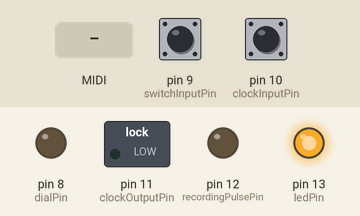
The program below on a simulated Teensy 3. Parts: switched loads named in the program (green lamp = pin HIGH), output pins drawn as LEDs (lit = HIGH). Inputs (shaded band) come from the test bench; at power-on: pin 9 (switchInputPin) HIGH, pin 10 (clockInputPin) HIGH.

Above: at 1.2 s.
1.3 s: pin 9 (switchInputPin) pulled LOW for 1 s
At 3.1 s:
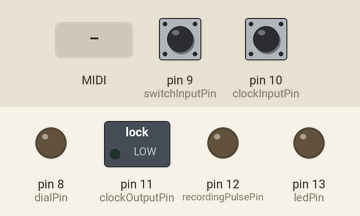
4.3 s: MIDI note 36 received
At 4.45 s:
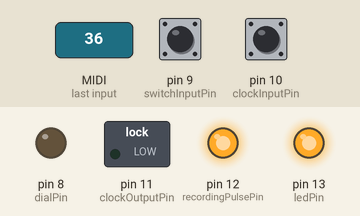
7.3 s: MIDI note 48 received
At 7.45 s:
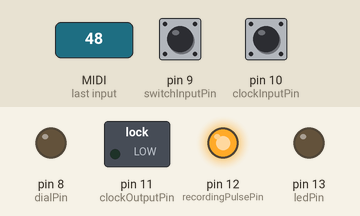
10.3 s: pin 9 (switchInputPin) pulled LOW for 3.2 s
At 14.3 s:
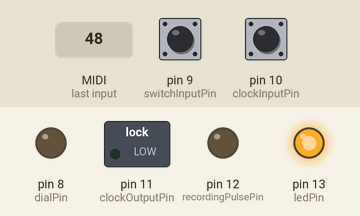
Timing chart, 0 to 16.0 s (numbered marks = the images above; inputs shaded):
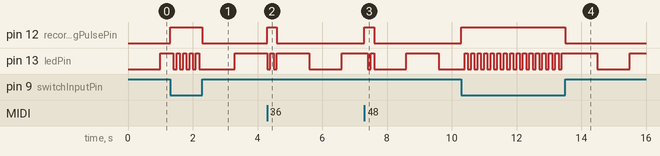

The program:

main.cpp
```cpp
#include <Arduino.h>

//Pin connected to an led
const int ledPin = 13;

//Recording pulse is high while recording
//_______|---------|______
const int recordingPulsePin = 12;

//clock out is triggering while
//recording pulse is high
//_______|-|_|-|_|-|______
const int clockOutputPin = 11;
//The clock input
//-|_|-|_|-|_|-|_|-|_|-|_
const int clockInputPin = 10;
//Input connected to a switch with two states: on or off
const int switchInputPin = 9;

//Midi channel note of and on messages react to
const int midiListeningChannel = 13;


//The dial pin
const int dialPin =  8;

//Currently recording?
boolean isRecording = false;
//How long ago was the last state change?
elapsedMillis sinceChange;

//Two timers to indicate feedback
IntervalTimer dialTimer;
IntervalTimer blinkTimer;

//Move the dial on the front panel
void moveDial(){
  analogWrite(dialPin, 130);
  delay(3);
  digitalWrite(dialPin, LOW);
}

//Invert the LED state
void blink(){
  digitalWrite(ledPin, !digitalRead(ledPin));
}

//Start a recording: set pins to high and
//change the recording state
void startRecording(boolean sendMidiNoteMessage){
  digitalWrite(recordingPulsePin, HIGH);

  isRecording = true;
  sinceChange = 0;

  //send midi note message when button is changed
  if(sendMidiNoteMessage){
    usbMIDI.sendNoteOn(70,100,midiListeningChannel);
  }

  //move the dail every second
  dialTimer.begin(moveDial, 1000000);

  blinkTimer.end();
  //blink faster than during not recording
  blinkTimer.begin(blink,100000);

  moveDial();

}

//stop the recording: set pinst o low and
//change te recording state
void stopRecording(boolean sendMidiNoteMessage){
  digitalWrite(recordingPulsePin, LOW);

  isRecording = false;
  sinceChange = 0;

  if(sendMidiNoteMessage){
    usbMIDI.sendNoteOff(70,0,midiListeningChannel);
  }

  blinkTimer.end();
  //Blink slowly when recording is stopped
  blinkTimer.begin(blink,1000000);

  dialTimer.end();
}

//When a note on is recieved start the recording:
//the idea is that while a note is 'pressed' the recording takes place
void OnNoteOn(byte channel, byte note, byte velocity) {
  startRecording(false);
}

//When a note off is recieved stop the recording:
//The idea is that while a note is 'pressed' the recording takes place
void OnNoteOff(byte channel, byte note, byte velocity) {
  stopRecording(false);
}

//If we are recording set the clock input pin to
void passClockIfRecording(){
  if(isRecording){
    //pass the clock input to the output
    digitalWrite(clockOutputPin,digitalRead(clockInputPin));
  }else{
    //if not recording make sure the pin
    //is set to low and remains low
    digitalWrite(clockOutputPin,LOW);
  }
}

void changeRecordingState(){
  //debounce switch with 30 ms
  if(sinceChange > 30){
    int newState = digitalRead(switchInputPin);
    if(newState == LOW && !isRecording){
      startRecording(true);
    } else if(newState == HIGH && isRecording){
      stopRecording(true);
    } //else ignore the command we are
    //already in the correct recording state (set by a MIDI command)
  }
}

//Initializes interrupts and pins
void setup() {
  pinMode(recordingPulsePin, OUTPUT);
  pinMode(ledPin, OUTPUT);
  pinMode(clockOutputPin, OUTPUT);

  //If not connected pull to high.
  pinMode(clockInputPin, INPUT_PULLUP);
  pinMode(switchInputPin, INPUT_PULLUP);

  //An interrupt that is copies the clock input to an output if we are recording
  attachInterrupt(digitalPinToInterrupt(clockInputPin), passClockIfRecording, CHANGE);

  //The switch modifies the recording state
  attachInterrupt(digitalPinToInterrupt(switchInputPin), changeRecordingState, CHANGE);

  //Every two seconds blink the LED
  //switch the led every second
  //It indicates that the device is alive
  blinkTimer.begin(blink,1000000);

  //Handle note on and off events
  usbMIDI.setHandleNoteOff(OnNoteOff);
  usbMIDI.setHandleNoteOn(OnNoteOn);
}

//read incoming midi data
void loop() {
  usbMIDI.read(midiListeningChannel);
}
```

Measured:
- after the input at 1.3 s, pin 12 (recordingPulsePin): LOW → HIGH at once, → LOW 1.0 s later
- after the input at 4.3 s, pin 12 (recordingPulsePin): LOW → HIGH at once, → LOW 0.30 s later
- after the input at 7.3 s, pin 12 (recordingPulsePin): LOW → HIGH at once, → LOW 0.30 s later
- after the input at 10.3 s, pin 12 (recordingPulsePin): LOW → HIGH at once, → LOW 3.2 s later
